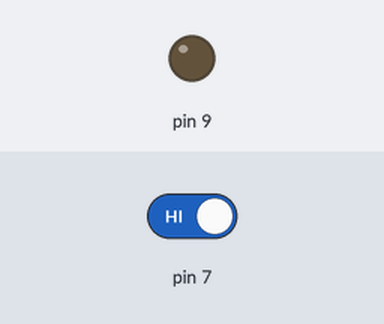
The sketch below on a simulated Arduino Uno, built with avr-gcc and run on an emulated ATmega328P. On the bench: output pins drawn as LEDs (lit = HIGH). The inputs (shaded band) are chosen by the test bench; at power-on: pin 7 HIGH.

Above: at 1.2 s.
1.3 s: pin 7 driven LOW
At 2.3 s:
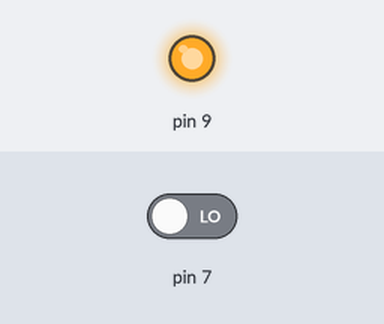
2.8 s: pin 7 driven HIGH
At 3.4 s:
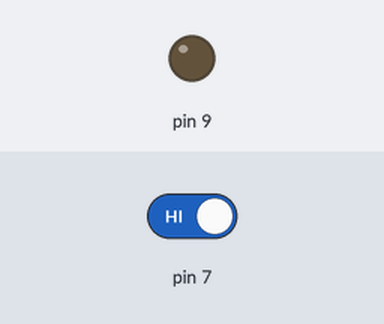
Timing chart, 0 to 5.8 s (numbered marks = the images above; inputs shaded):
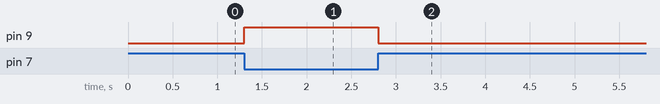

The sketch:

automatic_light_glowing.ino
```cpp
int ir=7;
int value;
void setup()
{
  pinMode(7,INPUT);
  pinMode(9,OUTPUT);
  Serial.begin(9600);

}

void loop()
{
  value = digitalRead(7);
  if (value==0)
  {
    digitalWrite(9,1);
  }
  else
  {
    digitalWrite(9,0);
  }


}
```

Measured:
- after the input at 1.3 s, pin 9: LOW → HIGH at once
- after the input at 2.8 s, pin 9: HIGH → LOW at once
